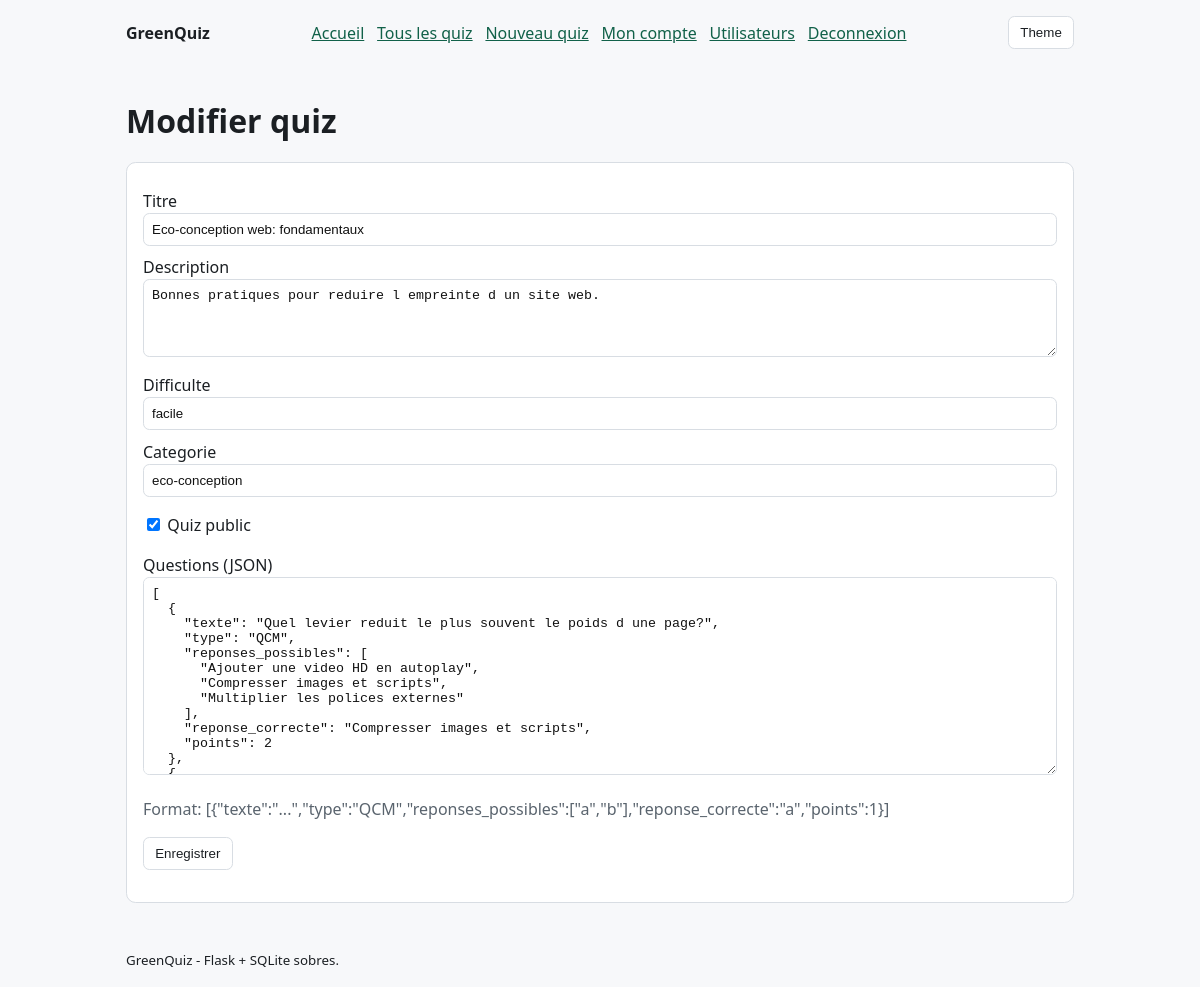
/quizzes/2/edit (signed in), run on the app's committed database.
### tables this page shows
CREATE TABLE quizzes (
            id INTEGER PRIMARY KEY AUTOINCREMENT,
            titre TEXT NOT NULL,
            description TEXT NOT NULL,
            id_createur INTEGER NOT NULL,
            date_creation TEXT NOT NULL DEFAULT CURRENT_TIMESTAMP,
            difficulte TEXT NOT NULL CHECK(difficulte IN ('facile', 'moyen', 'difficile')),
            categorie TEXT NOT NULL,
            est_publique INTEGER NOT NULL DEFAULT 1,
            nombre_questions INTEGER NOT NULL DEFAULT 0,
            FOREIGN KEY(id_createur) REFERENCES users(id) ON DELETE CASCADE
        );

### app.py (the view, shortened to what this page needs)
@app.route("/quizzes/<int:quiz_id>/edit", methods=["GET", "POST"])
@login_required
def quizzes_edit(quiz_id: int):
    db = get_db()
    quiz = db.execute(
        """
        SELECT id, titre, description, difficulte, categorie, est_publique, id_createur
        FROM quizzes
        WHERE id = ? LIMIT 1
        """,
        (quiz_id,),
    ).fetchone()
    if not quiz:
        abort(404)
    user = current_user()
    if not can_manage_quiz(quiz, user):
        abort(403)
    question_rows = db.execute(
        "SELECT texte, type, reponses_possibles, reponse_correcte, points FROM questions WHERE id_quiz = ? ORDER BY id",
        (quiz_id,),
    ).fetchall()
    normalized = []
    for row in question_rows:
        possibles = []
        if row["reponses_possibles"]:
            try:
                possibles = json.loads(row["reponses_possibles"])
            except json.JSONDecodeError:
                possibles = []
        normalized.append(
            {
                "texte": row["texte"],
                "type": row["type"],
                "reponses_possibles": possibles,
                "reponse_correcte": row["reponse_correcte"],
                "points": row["points"],
            }
        )
    return render_template(
        "quizzes_form.html",
        edit_quiz=quiz,
        questions_json=json.dumps(normalized, ensure_ascii=True, indent=2),
    )

### app.py (called while the page is built)
@app.context_processor
def inject_site_css():
    return {"site_css": SITE_CSS}

def get_db() -> sqlite3.Connection:
    if "db" not in g:
        g.db = sqlite3.connect(DB_PATH)
        g.db.row_factory = sqlite3.Row
    return g.db

def current_user():
    uid = session.get("uid")
    if not uid:
        return None
    return get_db().execute(
        "SELECT id, email, username, is_admin FROM users WHERE id = ? LIMIT 1", (uid,)
    ).fetchone()

def login_required(view):
    @wraps(view)
    def wrapped(*args, **kwargs):
        if not current_user():
            return redirect(url_for("login"))
        return view(*args, **kwargs)
    return wrapped

def can_manage_quiz(quiz_row: sqlite3.Row, user: sqlite3.Row | None) -> bool:
    if not user:
        return False
    return bool(user["is_admin"] or quiz_row["id_createur"] == user["id"])

@app.context_processor
def inject_user():
    return {"user": current_user()}

### templates/quizzes_form.html
{% extends 'base.html' %}
{% block content %}
<h1>{{ 'Modifier quiz' if edit_quiz else 'Nouveau quiz' }}</h1>
<form method="post">
  <label for="titre">Titre</label>
  <input id="titre" name="titre" value="{{ edit_quiz['titre'] if edit_quiz else '' }}" required>
  <label for="description">Description</label>
  <textarea id="description" name="description" rows="4" required>{{ edit_quiz['description'] if edit_quiz else '' }}</textarea>
  <label for="difficulte">Difficulte</label>
  <input id="difficulte" name="difficulte" placeholder="facile/moyen/difficile" value="{{ edit_quiz['difficulte'] if edit_quiz else '' }}" required>
  <label for="categorie">Categorie</label>
  <input id="categorie" name="categorie" value="{{ edit_quiz['categorie'] if edit_quiz else '' }}" required>
  <p>
    <label>
      <input type="checkbox" name="est_publique" {% if not edit_quiz or edit_quiz['est_publique'] %}checked{% endif %}>
      Quiz public
    </label>
  </p>
  <label for="questions_json">Questions (JSON)</label>
  <textarea id="questions_json" name="questions_json" rows="12" required>{{ questions_json }}</textarea>
  <p class="muted">Format: [{"texte":"...","type":"QCM","reponses_possibles":["a","b"],"reponse_correcte":"a","points":1}]</p>
  <p><button type="submit">Enregistrer</button></p>
</form>
{% endblock %}

### data on the page
quizzes: titre "Eco-conception web: fondamentaux", description "Bonnes pratiques pour reduire l empreinte d un site web.", difficulte "facile", categorie "eco-conception", est_publique "☑"

### other printed values
{{ 'Modifier quiz' if edit_quiz else 'Nouveau quiz' }} "Modifier quiz"
